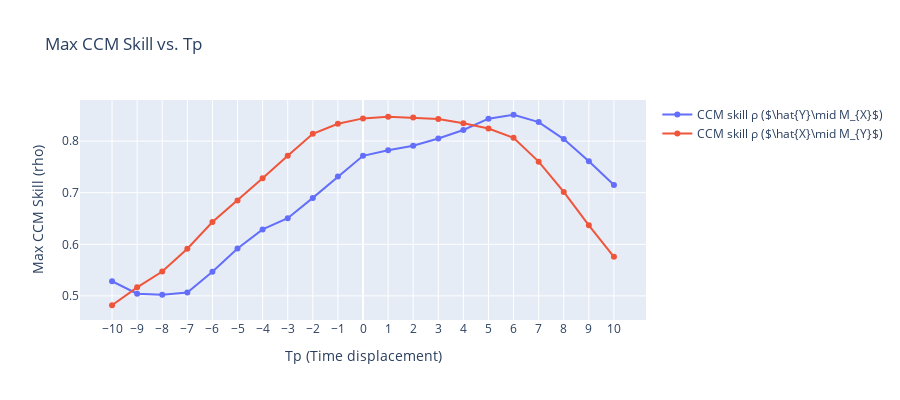

Notebook source saved alongside this figure:
### Code cell
time=df_AT['age']
X = df_AT['AT']
Y = df_CO2['CO2']

# reverse X and Y
# X = X[::-1]
# Y = Y[::-1]
# time = time*-1

# Build a dataframe for pyEDM
df = pd.DataFrame({
    "Time": time,
    "X": X,
    "Y": Y,
})

# crop df and only get the first 200 rows
df = df.iloc[:200, :]

Tps = range(-10, 11)  # scanning Tp from -10 to 10
forward_max_rhos = []  # for X -> Y
reverse_max_rhos = []  # for Y -> X

# For each Tp, run CCM
for Tp in Tps:
    ccm_out = CCM(
        dataFrame   = df,
        E           = 4,
        tau         = 2,
        columns     = 'X',    # use X as the library (predictor)
        target      = 'Y',    # predict Y (target)
        libSizes    = '100',
        sample      = 100,
        random      = True,
        replacement = True,
        Tp          = Tp
    )

    forward_rho = ccm_out['X:Y'].max()  # X->Y (i.e. predicting Y from X)
    reverse_rho = ccm_out['Y:X'].max()  # Y->X (predicting X from Y)
    forward_max_rhos.append(forward_rho)
    reverse_max_rhos.append(reverse_rho)

# Plot the CCM skill vs. Tp using Plotly
fig = go.Figure()

# Plot for X -> Y
fig.add_trace(go.Scatter(
    x=list(Tps),
    y=forward_max_rhos,
    mode='lines+markers',
    name=fr"CCM skill ρ ($\hat{{Y}}\mid M_{{X}}$)"
))
# Plot for Y -> X
fig.add_trace(go.Scatter(
    x=list(Tps),
    y=reverse_max_rhos,
    mode='lines+markers',
    name=fr"CCM skill ρ ($\hat{{X}}\mid M_{{Y}}$)"
))

fig.update_layout(
    title="Max CCM Skill vs. Tp",
    xaxis_title="Tp (Time displacement)",
    yaxis_title="Max CCM Skill (rho)",
    width=900,
    height=400
)
fig.update_xaxes(tickmode='array', tickvals=list(Tps))
fig.show()

### Figure 1 — Plotly figure (JSON) as saved in the notebook; plotly's stock layout.template omitted (floating-point values rounded to 4 significant figures)
{"data": [{"mode": "lines+markers", "name": "CCM skill ρ ($\\hat{Y}\\mid M_{X}$)", "type": "scatter", "x": [-10, -9, -8, -7, -6, -5, -4, -3, -2, -1, 0, 1, 2, 3, 4, 5, 6, 7, 8, 9, 10], "y": [0.5285, 0.5043, 0.5024, 0.5068, 0.547, 0.5918, 0.6289, 0.6505, 0.6899, 0.7313, 0.7714, 0.7824, 0.7908, 0.805, 0.8214, 0.8434, 0.851, 0.8368, 0.8038, 0.7607, 0.7147]}, {"mode": "lines+markers", "name": "CCM skill ρ ($\\hat{X}\\mid M_{Y}$)", "type": "scatter", "x": [-10, -9, -8, -7, -6, -5, -4, -3, -2, -1, 0, 1, 2, 3, 4, 5, 6, 7, 8, 9, 10], "y": [0.4819, 0.5166, 0.5472, 0.5915, 0.6433, 0.6848, 0.7281, 0.7716, 0.814, 0.8335, 0.8439, 0.8471, 0.8455, 0.8429, 0.8343, 0.8242, 0.8063, 0.7601, 0.7014, 0.6368, 0.5757]}], "layout": {"height": 400, "title": {"text": "Max CCM Skill vs. Tp"}, "width": 900, "xaxis": {"tickmode": "array", "tickvals": [-10, -9, -8, -7, -6, -5, -4, -3, -2, -1, 0, 1, 2, 3, 4, 5, 6, 7, 8, 9, 10], "title": {"text": "Tp (Time displacement)"}}, "yaxis": {"title": {"text": "Max CCM Skill (rho)"}}}}
